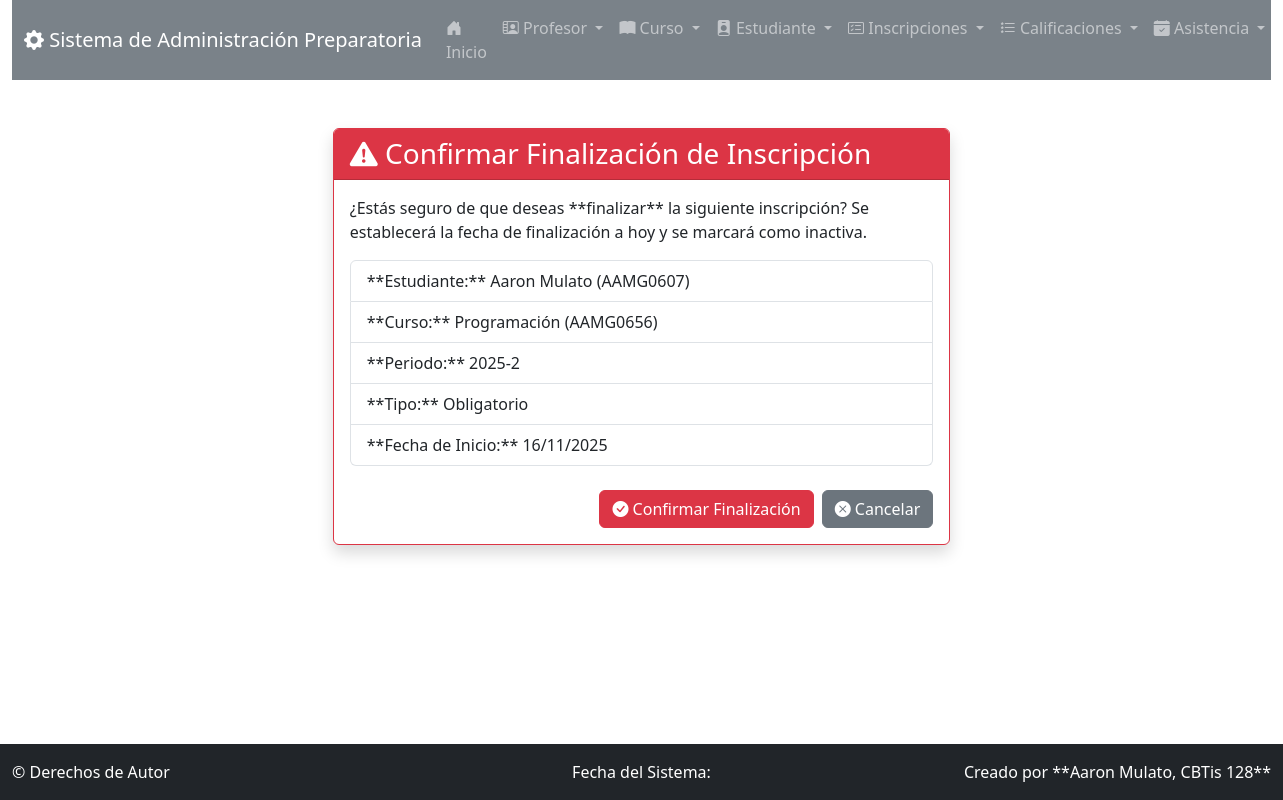
Screenshot of /inscripcion/finalizar/1/ with the database file from the repository.
### app_Preparatoria/models.py (models this page shows, shortened)
class Inscripcion(models.Model):
    estudiante = models.ForeignKey(Estudiante, on_delete=models.CASCADE)
    curso = models.ForeignKey(Curso, on_delete=models.CASCADE)
    fecha_inscripcion_curso = models.DateField(auto_now_add=True)
    fecha_finalizacion = models.DateField(null=True, blank=True)
    esta_activo = models.BooleanField(default=True)
    periodo_academico = models.CharField(max_length=50, default="2025-2") # Campo nuevo
    es_obligatorio = models.BooleanField(default=True) # Campo nuevo
    class Meta:
        unique_together = ('estudiante', 'curso', 'periodo_academico') # Ajuste para permitir reinscripción en otro periodo

class Estudiante(models.Model):
    nombre_estudiante = models.CharField(max_length=50)
    apellido_estudiante = models.CharField(max_length=50)
    matricula = models.CharField(max_length=10, unique=True)
    correo_estudiante = models.EmailField(max_length=100)
    fecha_nacimiento = models.DateField()
    fecha_inscripcion = models.DateField(auto_now_add=True)
    cursos = models.ManyToManyField(Curso, through='Inscripcion', related_name="estudiantes_inscritos")

class Curso(models.Model):
    nombre_curso = models.CharField(max_length=50)
    codigo = models.CharField(max_length=10, unique=True)
    descripcion = models.TextField(max_length=100)
    creditos = models.PositiveIntegerField()
    horario = models.CharField(max_length=50)
    aula = models.CharField(max_length=20)
    profesor = models.ForeignKey(Profesor, related_name="cursos", on_delete=models.CASCADE)

### app_Preparatoria/views.py (the view)
# urls.py: path('inscripcion/finalizar/<int:inscripcion_id>/', views.finalizar_inscripcion, name='finalizar_inscripcion'),
def finalizar_inscripcion(request, inscripcion_id):
    inscripcion = get_object_or_404(Inscripcion, pk=inscripcion_id)
    if request.method == 'POST':
        inscripcion.esta_activo = False
        inscripcion.fecha_finalizacion = date.today()
        inscripcion.save()
        return redirect('ver_inscripciones')
    context = {'inscripcion': inscripcion}
    return render(request, 'inscripcion/finalizar_inscripcion.html', context)

### app_Preparatoria/templates/inscripcion/finalizar_inscripcion.html (shortened to what this page needs)
{% extends 'base.html' %}
{% block content %}
<div class="row justify-content-center">
    <div class="col-md-6">
        <div class="card border-danger shadow">
            <div class="card-header bg-danger text-white">
                <h3 class="mb-0"><i class="bi bi-exclamation-triangle-fill"></i> Confirmar Finalización de Inscripción</h3>
            </div>
            <div class="card-body">
                <p class="card-text">¿Estás seguro de que deseas **finalizar** la siguiente inscripción? Se establecerá la fecha de finalización a hoy y se marcará como inactiva.</p>
                <ul class="list-group mb-4">
                    <li class="list-group-item">**Estudiante:** {{ inscripcion.estudiante.nombre_estudiante }} {{ inscripcion.estudiante.apellido_estudiante }} ({{ inscripcion.estudiante.matricula }})</li>
                    <li class="list-group-item">**Curso:** {{ inscripcion.curso.nombre_curso }} ({{ inscripcion.curso.codigo }})</li>
                    <li class="list-group-item">**Periodo:** {{ inscripcion.periodo_academico }}</li>
                    <li class="list-group-item">**Tipo:** {% if inscripcion.es_obligatorio %}Obligatorio{% else %}Opcional{% endif %}</li>
                    <li class="list-group-item">**Fecha de Inicio:** {{ inscripcion.fecha_inscripcion_curso|date:"d/m/Y" }}</li>
                </ul>
                <form method="POST" action="{% url 'finalizar_inscripcion' inscripcion.id %}">
                    <div class="d-grid gap-2 d-md-flex justify-content-md-end">
                        <button type="submit" class="btn btn-danger"><i class="bi bi-check-circle-fill"></i> Confirmar Finalización</button>
                        <a href="{% url 'ver_inscripciones' %}" class="btn btn-secondary"><i class="bi bi-x-circle-fill"></i> Cancelar</a>
                    </div>
                </form>
            </div>
        </div>
    </div>
</div>
{% endblock %}

### app_Preparatoria/templates/base.html (style rules this page uses)
:root { --bs-primary: #6c757d; --bs-secondary: #e9ecef; --bs-success: #20c997; --bs-info: #6610f2; }
body { padding-bottom: 60px; }

### rows the page displays
Inscripcion: estudiante.nombre_estudiante "Aaron", estudiante.apellido_estudiante "Mulato", estudiante.matricula "AAMG0607", curso.nombre_curso "Programación", curso.codigo "AAMG0656", periodo_academico "2025-2", fecha_inscripcion_curso "16/11/2025"
